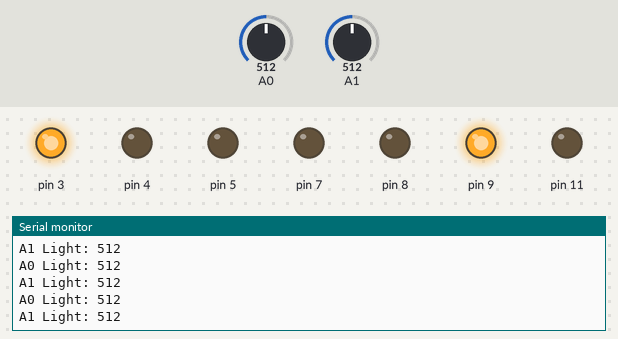
A sketch run on a simulated Arduino Uno, built with avr-gcc and run on an emulated ATmega328P. Parts: output pins drawn as LEDs (lit = HIGH), the last lines printed to the serial monitor. The inputs (shaded band) are chosen by the test bench; at power-on: A0 = 512, A1 = 512.

Above: at 1.3 s.
1.4 s: A0 set to 106
At 2.2 s:
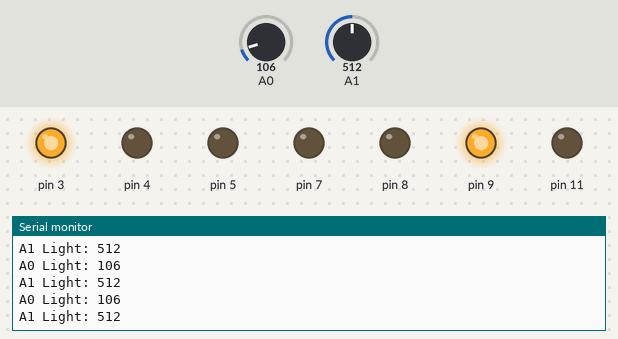
2.9 s: A0 set to 93
At 3.8 s:
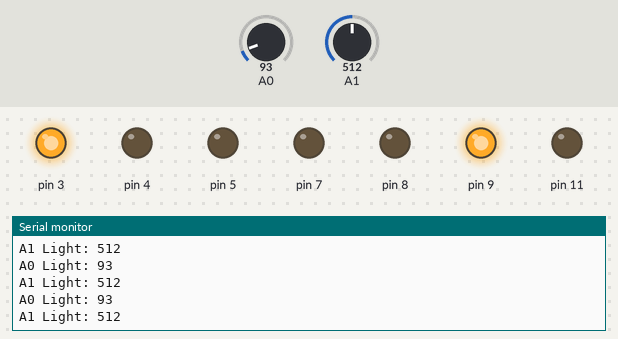
5.9 s: A1 set to 11
At 7.0 s:
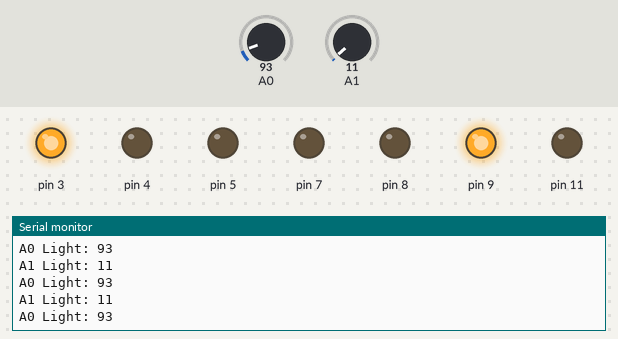
8.9 s: A1 set to 8
At 9.9 s:
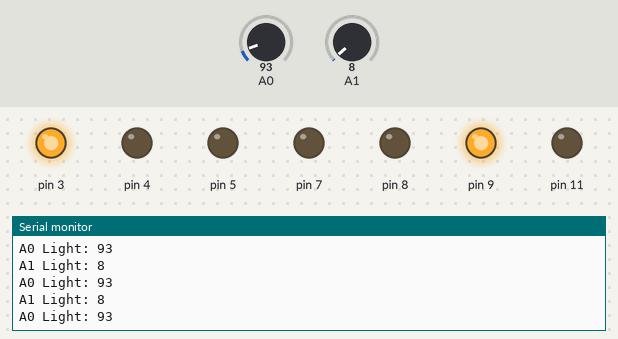
Timing chart, 0 to 11.9 s (numbered marks = the images above; inputs shaded):
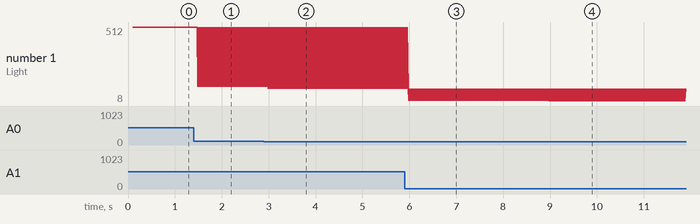

The sketch:

classes_template.ino
```cpp
class SonicSensor {
  int trigPin;
  int echoPin;
  float distance, threshold;
  unsigned long prevMillis;
  bool sentPulse;

  public:
  SonicSensor(int trigPin, int echoPin) {
    this->trigPin = trigPin;
    this->echoPin = echoPin;
    sentPulse = false;
    prevMillis = millis();

    // TODO: check what to do for the first time with distance
    distance = 100;

    pinMode(trigPin, OUTPUT);
    pinMode(echoPin, INPUT);
    digitalWrite(trigPin, LOW);
  };

  float Sense() {
      if (!sentPulse) {
        digitalWrite(trigPin, HIGH);
        sentPulse = true;
      }

      long currentMillis = millis();
      if (sentPulse && (currentMillis - prevMillis) >= 100) {
          digitalWrite(trigPin, LOW);
          float duration = pulseIn(echoPin, HIGH);
          distance = (duration*.0343)/2;

          sentPulse = false;
          prevMillis = currentMillis;
      }
      Serial.print("Distance: ");
      Serial.println(distance);
      return distance;
  }
};

class Motor {
  int enA;
  int in1;
  int in2;

  public:
  Motor(int newEn, int newIn1, int newIn2) {
    enA = newEn;
    in1 = newIn1;
    in2 = newIn2;

    pinMode(enA, OUTPUT);
    pinMode(in1, OUTPUT);
    pinMode(in2, OUTPUT);

    // Turn off motors - Initial state
    digitalWrite(in1, LOW);
    digitalWrite(in2, LOW);

    // TODO: this is speed, maybe change it depending on the robot
    analogWrite(enA, 255);
  }

  // TODO: maybe receive speed or direction, this method should change behaviour depending on the vehicle
  void Move(float dist) {
    if (dist <= 20) {
      // Turn on motor
      digitalWrite(in1, HIGH);
      digitalWrite(in2, LOW);
    } else {
      // Turn off motor
      digitalWrite(in1, LOW);
      digitalWrite(in2, LOW);
    }
  }

};

class LightSensor {
  int pResistor;
  int intensity;

  public:
  LightSensor(int newResistor) {
    pResistor = newResistor;
    pinMode(pResistor, INPUT);
  }

  int Sense() {
    intensity = analogRead(pResistor);
    return intensity;
  }
};

SonicSensor sonicSensor(11, 10);

Motor motorA(9, 8, 7);
Motor motorB(3, 4, 5);

LightSensor rightSensor(A0);
LightSensor leftSensor(A1);

void setup() {
  Serial.begin(9600);
  // This is to guarantee that the first distance is real
  delay(100);
}

void loop() {
  //float dist = sonicSensor.Sense();
  //motorA.Move(dist);
  //motorB.Move(dist);

  int left = leftSensor.Sense();
  int right = rightSensor.Sense();
  Serial.print("A1 Light: ");
  Serial.println(left);
  Serial.print("A0 Light: ");
  Serial.println(right);
}
```

Measured:
- after the input at 1.4 s, the serial monitor: prints a new line after 0.09 s (image 1)
- after the input at 2.9 s, the serial monitor: prints a new line after 0.09 s (image 2)
- after the input at 5.9 s, the serial monitor: prints a new line after 0.09 s (image 3)
- after the input at 8.9 s, the serial monitor: prints a new line after 0.09 s (image 4)
- plotted number 1: 512 → 106 after the input at 1.4 s, 512 → 11 after the input at 5.9 s, 11 → 8 after the input at 8.9 s
